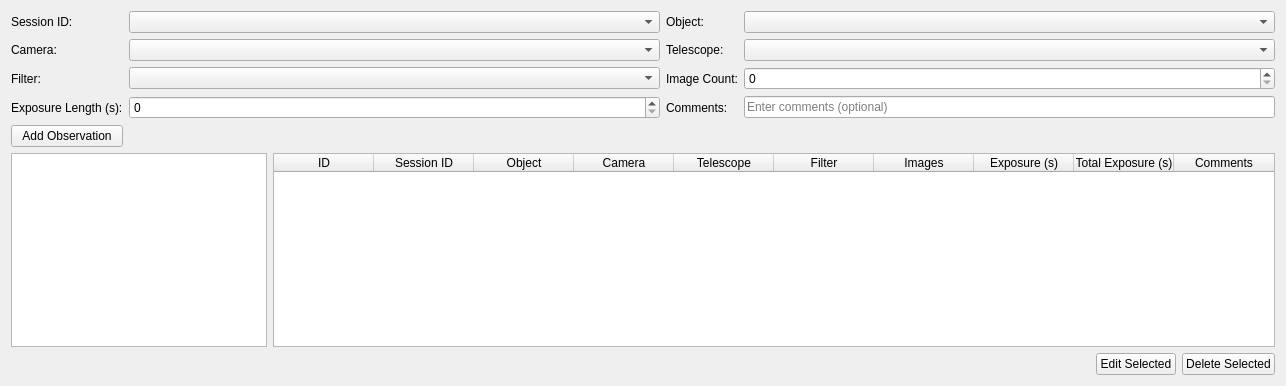
<?xml version="1.0" encoding="UTF-8"?>
<ui version="4.0">
 <class>ObservationTab</class>
 <widget class="QWidget" name="ObservationTab">
  <property name="geometry">
   <rect>
    <x>0</x>
    <y>0</y>
    <width>1286</width>
    <height>386</height>
   </rect>
  </property>
  <layout class="QVBoxLayout" name="verticalLayout">
   <item>
    <layout class="QGridLayout" name="gridLayout" columnstretch="0,1,0,1">
     <item row="0" column="0">
      <widget class="QLabel" name="sessionIdLabel">
       <property name="text">
        <string>Session ID:</string>
       </property>
      </widget>
     </item>
     <item row="0" column="1">
      <widget class="QComboBox" name="sessionIdComboBox"/>
     </item>
     <item row="0" column="2">
      <widget class="QLabel" name="objectLabel">
       <property name="text">
        <string>Object:</string>
       </property>
      </widget>
     </item>
     <item row="0" column="3">
      <widget class="QComboBox" name="objectComboBox"/>
     </item>
     <item row="1" column="0">
      <widget class="QLabel" name="cameraLabel">
       <property name="text">
        <string>Camera:</string>
       </property>
      </widget>
     </item>
     <item row="1" column="1">
      <widget class="QComboBox" name="cameraComboBox"/>
     </item>
     <item row="1" column="2">
      <widget class="QLabel" name="telescopeLabel">
       <property name="text">
        <string>Telescope:</string>
       </property>
      </widget>
     </item>
     <item row="1" column="3">
      <widget class="QComboBox" name="telescopeComboBox"/>
     </item>
     <item row="2" column="0">
      <widget class="QLabel" name="filterLabel">
       <property name="text">
        <string>Filter:</string>
       </property>
      </widget>
     </item>
     <item row="2" column="1">
      <widget class="QComboBox" name="filterComboBox"/>
     </item>
     <item row="2" column="2">
      <widget class="QLabel" name="imageCountLabel">
       <property name="text">
        <string>Image Count:</string>
       </property>
      </widget>
     </item>
     <item row="2" column="3">
      <widget class="QSpinBox" name="imageCountSpinBox">
       <property name="maximum">
        <number>99999</number>
       </property>
      </widget>
     </item>
     <item row="3" column="0">
      <widget class="QLabel" name="exposureLengthLabel">
       <property name="text">
        <string>Exposure Length (s):</string>
       </property>
      </widget>
     </item>
     <item row="3" column="1">
      <widget class="QSpinBox" name="exposureLengthSpinBox">
       <property name="maximum">
        <number>99999</number>
       </property>
      </widget>
     </item>
     <item row="3" column="2">
      <widget class="QLabel" name="commentsLabel">
       <property name="text">
        <string>Comments:</string>
       </property>
      </widget>
     </item>
     <item row="3" column="3">
      <widget class="QLineEdit" name="commentsLineEdit">
       <property name="placeholderText">
        <string>Enter comments (optional)</string>
       </property>
      </widget>
     </item>
     <item row="4" column="0">
      <widget class="QPushButton" name="addObservationButton">
       <property name="text">
        <string>Add Observation</string>
       </property>
      </widget>
     </item>
    </layout>
   </item>
   <item>
    <layout class="QHBoxLayout" name="filterAndTableLayout" stretch="0,1">
     <item>
      <widget class="QListView" name="observationFilterListView"/>
     </item>
     <item>
      <widget class="QTableWidget" name="observationsTable">
       <property name="editTriggers">
        <set>QAbstractItemView::EditTrigger::NoEditTriggers</set>
       </property>
       <property name="alternatingRowColors">
        <bool>true</bool>
       </property>
       <property name="selectionMode">
        <enum>QAbstractItemView::SelectionMode::SingleSelection</enum>
       </property>
       <property name="selectionBehavior">
        <enum>QAbstractItemView::SelectionBehavior::SelectRows</enum>
       </property>
       <column>
        <property name="text">
         <string>ID</string>
        </property>
       </column>
       <column>
        <property name="text">
         <string>Session ID</string>
        </property>
       </column>
       <column>
        <property name="text">
         <string>Object</string>
        </property>
       </column>
       <column>
        <property name="text">
         <string>Camera</string>
        </property>
       </column>
       <column>
        <property name="text">
         <string>Telescope</string>
        </property>
       </column>
       <column>
        <property name="text">
         <string>Filter</string>
        </property>
       </column>
       <column>
        <property name="text">
         <string>Images</string>
        </property>
       </column>
       <column>
        <property name="text">
         <string>Exposure (s)</string>
        </property>
       </column>
       <column>
        <property name="text">
         <string>Total Exposure (s)</string>
        </property>
       </column>
       <column>
        <property name="text">
         <string>Comments</string>
        </property>
       </column>
      </widget>
     </item>
    </layout>
   </item>
   <item>
    <layout class="QHBoxLayout" name="horizontalLayout">
     <item>
      <spacer name="horizontalSpacer">
       <property name="orientation">
        <enum>Qt::Orientation::Horizontal</enum>
       </property>
       <property name="sizeHint" stdset="0">
        <size>
         <width>40</width>
         <height>20</height>
        </size>
       </property>
      </spacer>
     </item>
     <item>
      <widget class="QPushButton" name="editObservationButton">
       <property name="text">
        <string>Edit Selected</string>
       </property>
      </widget>
     </item>
     <item>
      <widget class="QPushButton" name="deleteObservationButton">
       <property name="text">
        <string>Delete Selected</string>
       </property>
      </widget>
     </item>
    </layout>
   </item>
  </layout>
 </widget>
 <resources/>
 <connections/>
</ui>
